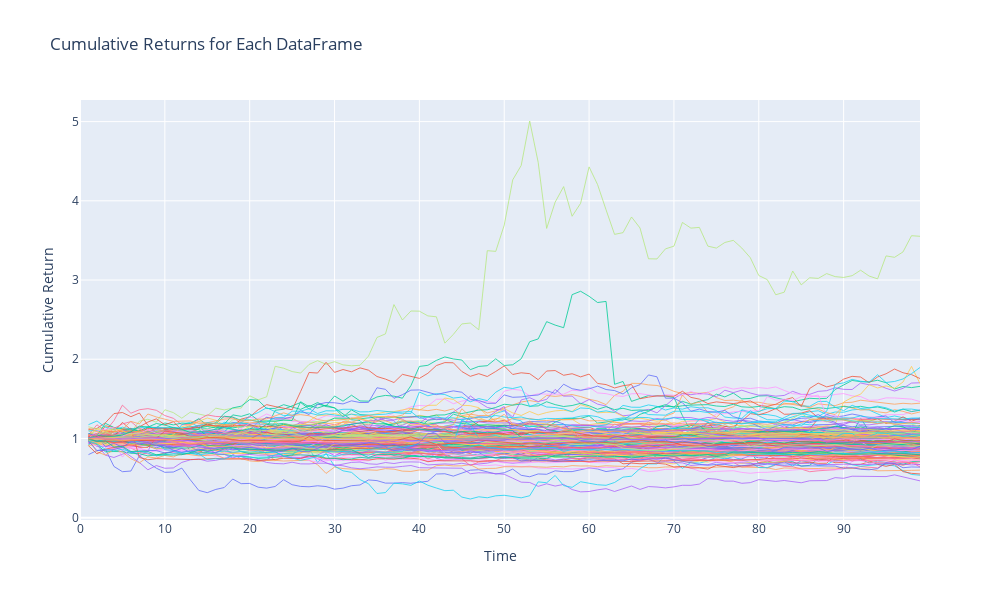

The notebook cell this image was saved under:
### Code cell
# Plot all cumulative returns on a plotly graph

# Create a figure
fig = go.Figure()

# Plot cumulative returns for each symbol
for symbol in symbols:
    temp = data[symbol]
    fig.add_trace(go.Scatter(y=temp['creturn'], mode='lines', name=symbol, line=dict(width=0.8)))

# Set layout
fig.update_layout(
    title='Cumulative Returns for Each DataFrame',
    xaxis=dict(title='Time'),
    yaxis=dict(title='Cumulative Return'),
    showlegend=False,  # Hide legend
    width=1000,
    height=600
)

# Show the plot
fig.show()
